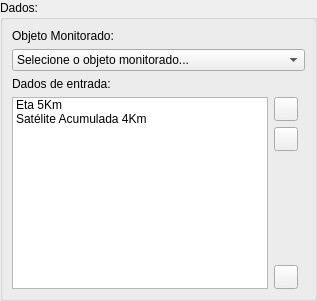
          <widget class="QWidget" name="analysisRiskPage">
           <layout class="QHBoxLayout">
            <property name="spacing">
             <number>6</number>
            </property>
            <property name="leftMargin">
             <number>0</number>
            </property>
            <property name="topMargin">
             <number>0</number>
            </property>
            <property name="rightMargin">
             <number>0</number>
            </property>
            <property name="bottomMargin">
             <number>0</number>
            </property>
            <item>
             <widget class="QGroupBox" name="groupBox_18">
              <property name="sizePolicy">
               <sizepolicy hsizetype="Preferred" vsizetype="Preferred">
                <horstretch>0</horstretch>
                <verstretch>0</verstretch>
               </sizepolicy>
              </property>
              <property name="title">
               <string>Dados: </string>
              </property>
              <layout class="QGridLayout">
               <item row="0" column="0">
                <widget class="QLabel" name="label_26">
                 <property name="text">
                  <string>Objeto Monitorado:</string>
                 </property>
                </widget>
               </item>
               <item row="1" column="0" colspan="2">
                <widget class="QComboBox" name="analysisRiskCmb">
                 <property name="sizePolicy">
                  <sizepolicy hsizetype="Expanding" vsizetype="Fixed">
                   <horstretch>0</horstretch>
                   <verstretch>0</verstretch>
                  </sizepolicy>
                 </property>
                 <item>
                  <property name="text">
                   <string>Selecione o objeto monitorado...</string>
                  </property>
                 </item>
                 <item>
                  <property name="text">
                   <string>Plano de Risco IPT Cubatão</string>
                  </property>
                  <property name="icon">
                   <iconset>
                    <normaloff>:/data/icons/risco.png</normaloff>:/data/icons/risco.png</iconset>
                  </property>
                 </item>
                 <item>
                  <property name="text">
                   <string>Plano de Risco PETROBRAS</string>
                  </property>
                  <property name="icon">
                   <iconset>
                    <normaloff>:/data/icons/risco.png</normaloff>:/data/icons/risco.png</iconset>
                  </property>
                 </item>
                </widget>
               </item>
               <item row="2" column="0">
                <widget class="QLabel" name="label_27">
                 <property name="text">
                  <string>Dados de entrada:</string>
                 </property>
                </widget>
               </item>
               <item row="3" column="0" rowspan="4">
                <widget class="QListWidget" name="analysisGridListWidget">
                 <property name="sizePolicy">
                  <sizepolicy hsizetype="Expanding" vsizetype="Expanding">
                   <horstretch>1</horstretch>
                   <verstretch>0</verstretch>
                  </sizepolicy>
                 </property>
                 <item>
                  <property name="text">
                   <string>Eta 5Km</string>
                  </property>
                  <property name="icon">
                   <iconset>
                    <normaloff>:/data/icons/grid.png</normaloff>:/data/icons/grid.png</iconset>
                  </property>
                 </item>
                 <item>
                  <property name="text">
                   <string>Satélite Acumulada 4Km</string>
                  </property>
                  <property name="icon">
                   <iconset>
                    <normaloff>:/data/icons/grid.png</normaloff>:/data/icons/grid.png</iconset>
                  </property>
                 </item>
                </widget>
               </item>
               <item row="3" column="1">
                <widget class="QPushButton" name="analysisRiskAddGridBtn">
                 <property name="minimumSize">
                  <size>
                   <width>24</width>
                   <height>24</height>
                  </size>
                 </property>
                 <property name="maximumSize">
                  <size>
                   <width>24</width>
                   <height>24</height>
                  </size>
                 </property>
                 <property name="toolTip">
                  <string>&lt;html&gt;&lt;head&gt;&lt;meta name=&quot;qrichtext&quot; content=&quot;1&quot; /&gt;&lt;style type=&quot;text/css&quot;&gt;
p, li { white-space: pre-wrap; }
&lt;/style&gt;&lt;/head&gt;&lt;body style=&quot; font-family:'MS Shell Dlg 2'; font-size:8.25pt; font-weight:400; font-style:normal;&quot;&gt;
&lt;p style=&quot; margin-top:0px; margin-bottom:0px; margin-left:0px; margin-right:0px; -qt-block-indent:0; text-indent:0px; font-size:8pt;&quot;&gt;Adicionar grade&lt;/p&gt;&lt;/body&gt;&lt;/html&gt;</string>
                 </property>
                 <property name="text">
                  <string/>
                 </property>
                 <property name="icon">
                  <iconset theme="add">
                   <normaloff/>
                  </iconset>
                 </property>
                </widget>
               </item>
               <item row="4" column="1">
                <widget class="QPushButton" name="analysisRiskRemoveGridBtn">
                 <property name="minimumSize">
                  <size>
                   <width>24</width>
                   <height>24</height>
                  </size>
                 </property>
                 <property name="maximumSize">
                  <size>
                   <width>24</width>
                   <height>24</height>
                  </size>
                 </property>
                 <property name="toolTip">
                  <string>&lt;html&gt;&lt;head&gt;&lt;meta name=&quot;qrichtext&quot; content=&quot;1&quot; /&gt;&lt;style type=&quot;text/css&quot;&gt;
p, li { white-space: pre-wrap; }
&lt;/style&gt;&lt;/head&gt;&lt;body style=&quot; font-family:'MS Shell Dlg 2'; font-size:8.25pt; font-weight:400; font-style:normal;&quot;&gt;
&lt;p style=&quot; margin-top:0px; margin-bottom:0px; margin-left:0px; margin-right:0px; -qt-block-indent:0; text-indent:0px; font-size:8pt;&quot;&gt;Remover grade&lt;/p&gt;&lt;/body&gt;&lt;/html&gt;</string>
                 </property>
                 <property name="text">
                  <string/>
                 </property>
                 <property name="icon">
                  <iconset theme="remove">
                   <normaloff/>
                  </iconset>
                 </property>
                </widget>
               </item>
               <item row="5" column="1">
                <spacer>
                 <property name="orientation">
                  <enum>Qt::Vertical</enum>
                 </property>
                 <property name="sizeHint" stdset="0">
                  <size>
                   <width>31</width>
                   <height>31</height>
                  </size>
                 </property>
                </spacer>
               </item>
               <item row="6" column="1">
                <widget class="QToolButton" name="analysisCrossBtn">
                 <property name="minimumSize">
                  <size>
                   <width>24</width>
                   <height>24</height>
                  </size>
                 </property>
                 <property name="maximumSize">
                  <size>
                   <width>24</width>
                   <height>24</height>
                  </size>
                 </property>
                 <property name="toolTip">
                  <string>&lt;html&gt;&lt;head&gt;&lt;meta name=&quot;qrichtext&quot; content=&quot;1&quot; /&gt;&lt;style type=&quot;text/css&quot;&gt;
p, li { white-space: pre-wrap; }
&lt;/style&gt;&lt;/head&gt;&lt;body style=&quot; font-family:'MS Shell Dlg 2'; font-size:8.25pt; font-weight:400; font-style:normal;&quot;&gt;
&lt;p style=&quot; margin-top:0px; margin-bottom:0px; margin-left:0px; margin-right:0px; -qt-block-indent:0; text-indent:0px;&quot;&gt;Adicionar cruzamento&lt;/p&gt;&lt;/body&gt;&lt;/html&gt;</string>
                 </property>
                 <property name="text">
                  <string/>
                 </property>
                 <property name="icon">
                  <iconset theme="crossed-analysis">
                   <normaloff/>
                  </iconset>
                 </property>
                </widget>
               </item>
              </layout>
             </widget>
            </item>
           </layout>
          </widget>
